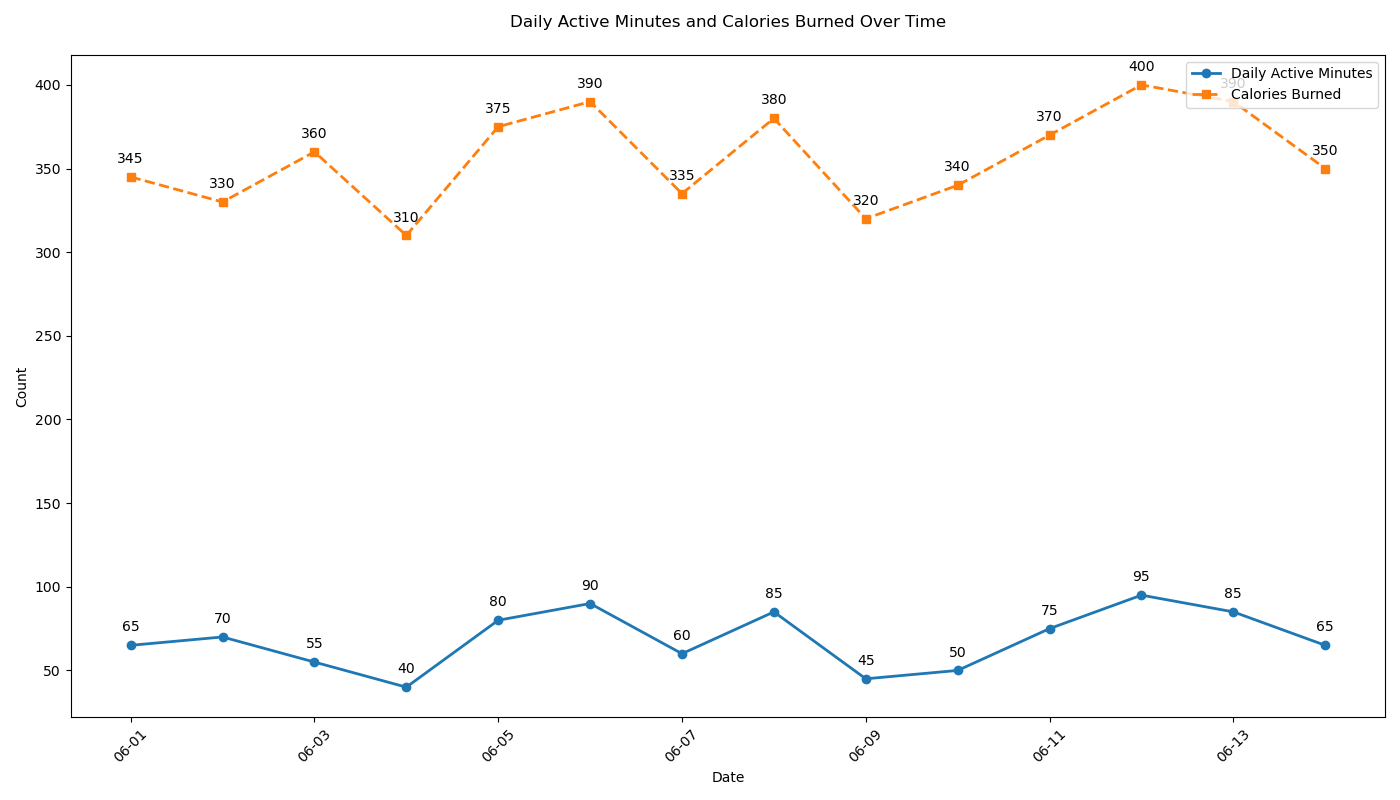

Write the Python code that produced this figure.

import matplotlib.pyplot as plt
import pandas as pd
from matplotlib.dates import DateFormatter

data = [
    {'Date': '2023-06-01', 'Daily Active Minutes': 65, 'Calories Burned': 345},
    {'Date': '2023-06-02', 'Daily Active Minutes': 70, 'Calories Burned': 330},
    {'Date': '2023-06-03', 'Daily Active Minutes': 55, 'Calories Burned': 360},
    {'Date': '2023-06-04', 'Daily Active Minutes': 40, 'Calories Burned': 310},
    {'Date': '2023-06-05', 'Daily Active Minutes': 80, 'Calories Burned': 375},
    {'Date': '2023-06-06', 'Daily Active Minutes': 90, 'Calories Burned': 390},
    {'Date': '2023-06-07', 'Daily Active Minutes': 60, 'Calories Burned': 335},
    {'Date': '2023-06-08', 'Daily Active Minutes': 85, 'Calories Burned': 380},
    {'Date': '2023-06-09', 'Daily Active Minutes': 45, 'Calories Burned': 320},
    {'Date': '2023-06-10', 'Daily Active Minutes': 50, 'Calories Burned': 340},
    {'Date': '2023-06-11', 'Daily Active Minutes': 75, 'Calories Burned': 370},
    {'Date': '2023-06-12', 'Daily Active Minutes': 95, 'Calories Burned': 400},
    {'Date': '2023-06-13', 'Daily Active Minutes': 85, 'Calories Burned': 390},
    {'Date': '2023-06-14', 'Daily Active Minutes': 65, 'Calories Burned': 350},
]

df = pd.DataFrame(data)
df['Date'] = pd.to_datetime(df['Date'])

fig, ax = plt.subplots(figsize=(14, 8))

ax.plot(df['Date'], df['Daily Active Minutes'], color='#1f77b4', marker='o', linestyle='-', linewidth=2, label='Daily Active Minutes')
ax.plot(df['Date'], df['Calories Burned'], color='#ff7f0e', marker='s', linestyle='--', linewidth=2, label='Calories Burned')

ax.set_title('Daily Active Minutes and Calories Burned Over Time', pad=20)
ax.set_xlabel('Date')
ax.set_ylabel('Count')

date_form = DateFormatter("%m-%d")
ax.xaxis.set_major_formatter(date_form)

plt.xticks(rotation=45)

ax.legend(loc='upper right')

for i, txt in enumerate(df['Daily Active Minutes']):
    ax.annotate(txt, (df['Date'][i], df['Daily Active Minutes'][i]), textcoords="offset points", xytext=(0,10), ha='center')

for i, txt in enumerate(df['Calories Burned']):
    ax.annotate(txt, (df['Date'][i], df['Calories Burned'][i]), textcoords="offset points", xytext=(0,10), ha='center')

plt.tight_layout()
plt.show()
